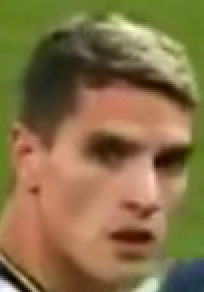
#> input picture 20201105_125557.png, 102 x 146 px (shown 2 times larger)
$ jupyter execute chap1510.ipynb
#> lines starting #> are read from the running program, lines starting #| are printed output that depends on the picture
[cell 1]
import numpy as np
import cv2
from matplotlib import pyplot as plt

[cell 2]
img1 = cv2.imread('20201105_125557.png',0) # queryImage
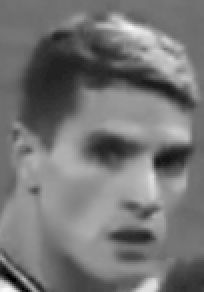
#> img1: shape (146, 102) (shown 2 times larger); min 0, max 250, mean 116.9
img2 = cv2.imread('hmson1.avi_000079750.png',0) # trainImage
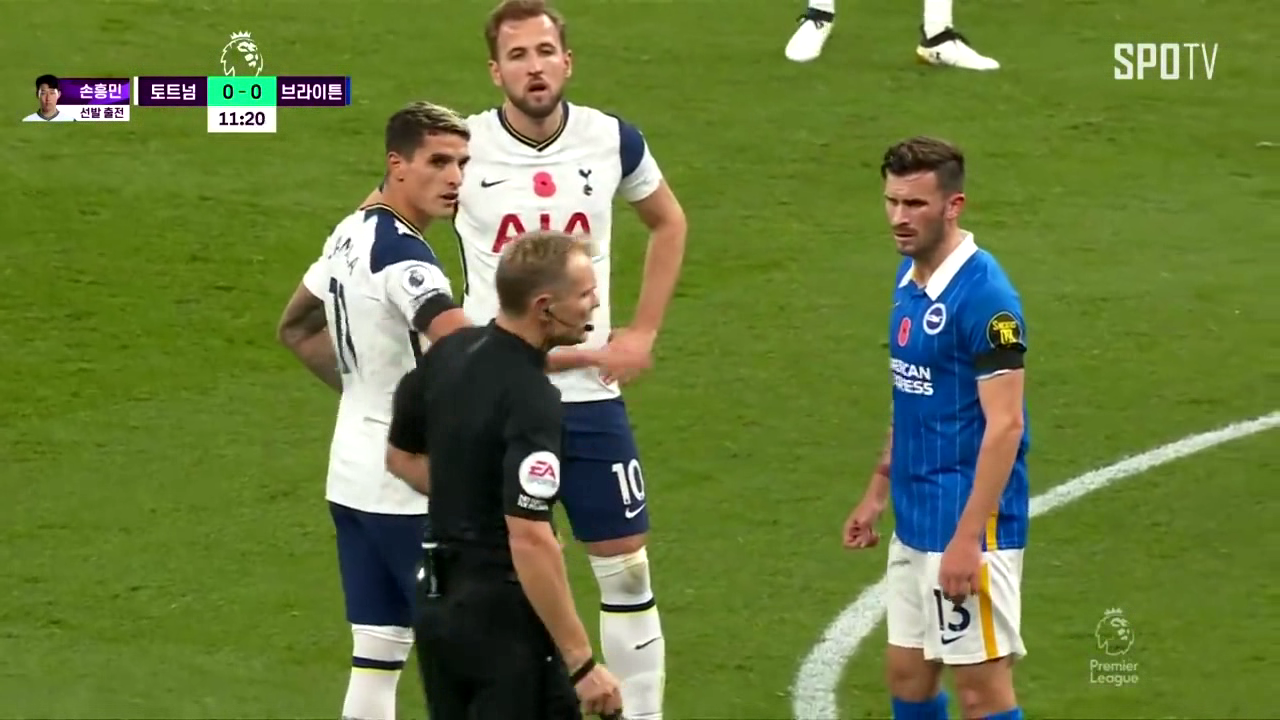
#> input picture hmson1.avi_000079750.png, 1280 x 720 px
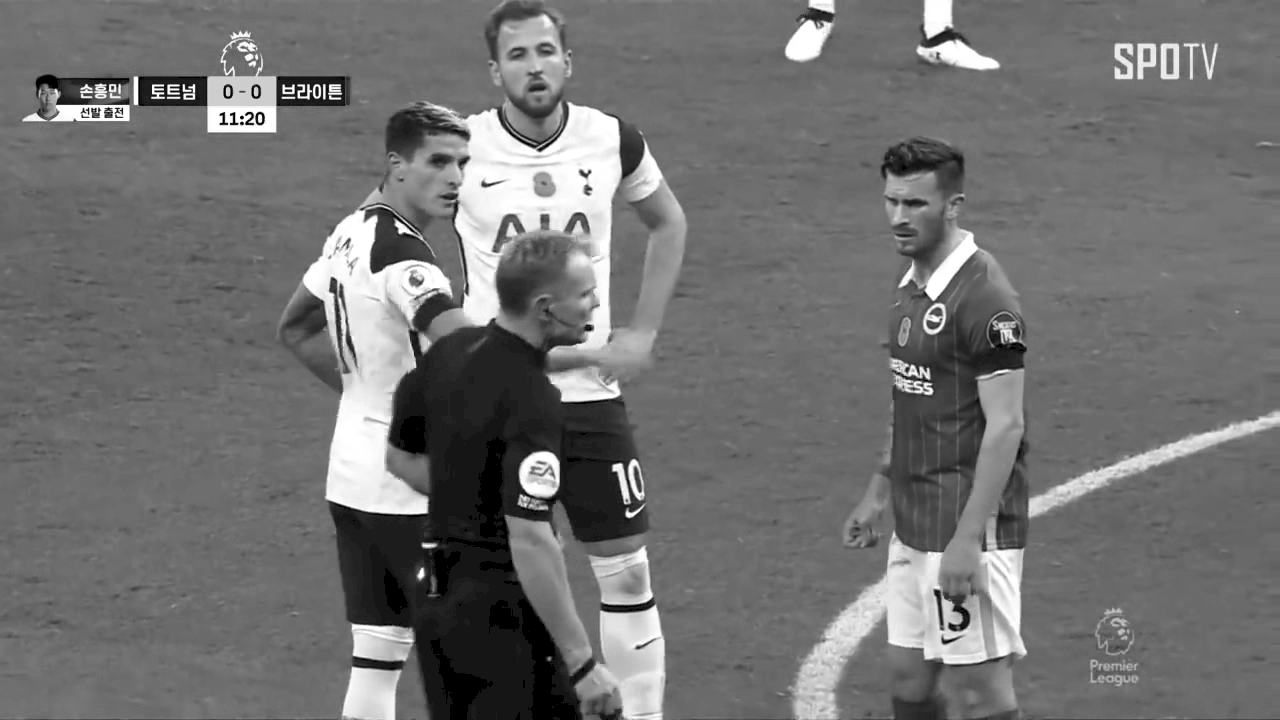
#> img2: shape (720, 1280); min 0, max 255, mean 113.3
# Initiate SIFT detector
sift = cv2.SIFT_create()
# find the keypoints and descriptors with SIFT
kp1, des1 = sift.detectAndCompute(img1,None)
#> kp1 = 71 keypoints; strongest (x, y, size): (84, 79, 9.7), (6, 140, 3.5), (54, 75, 12.1), (12, 140, 2.2)
kp2, des2 = sift.detectAndCompute(img2,None)
#> kp2 = 2174 keypoints; strongest (x, y, size): (242, 117, 2.3), (242, 123, 2.2), (233, 114, 3.1), (223, 114, 3)
#create BFMatcher object
bf = cv2.BFMatcher(cv2.NORM_HAMMING, crossCheck=True)
# Match descriptors.
#matches = bf.match(des1,des2)
matcher = cv2.BFMatcher(cv2.NORM_L1, crossCheck=True)
matches = matcher.match(des1, des2)
#> matches = 50 matches

matches = sorted(matches, key=lambda x:x.distance)

# Draw first 10 matches.
img3 = cv2.drawMatches(img1,kp1,img2,kp2,matches,None, flags=2)
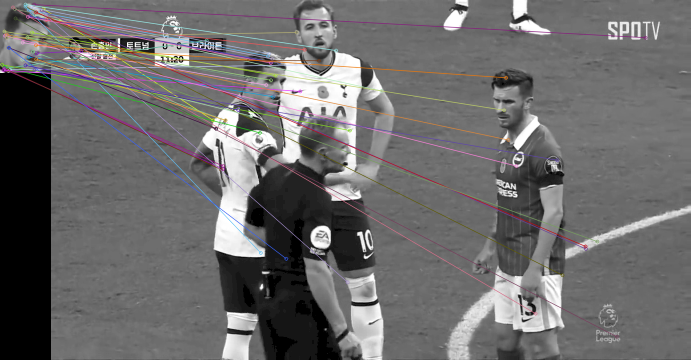
#> img3: shape (720, 1382, 3) (shown at 1/2 size); mean of channels 0, 1, 2 107.1, 106.8, 108; drawn as B, G, R
plt.imshow(img3),plt.show()
